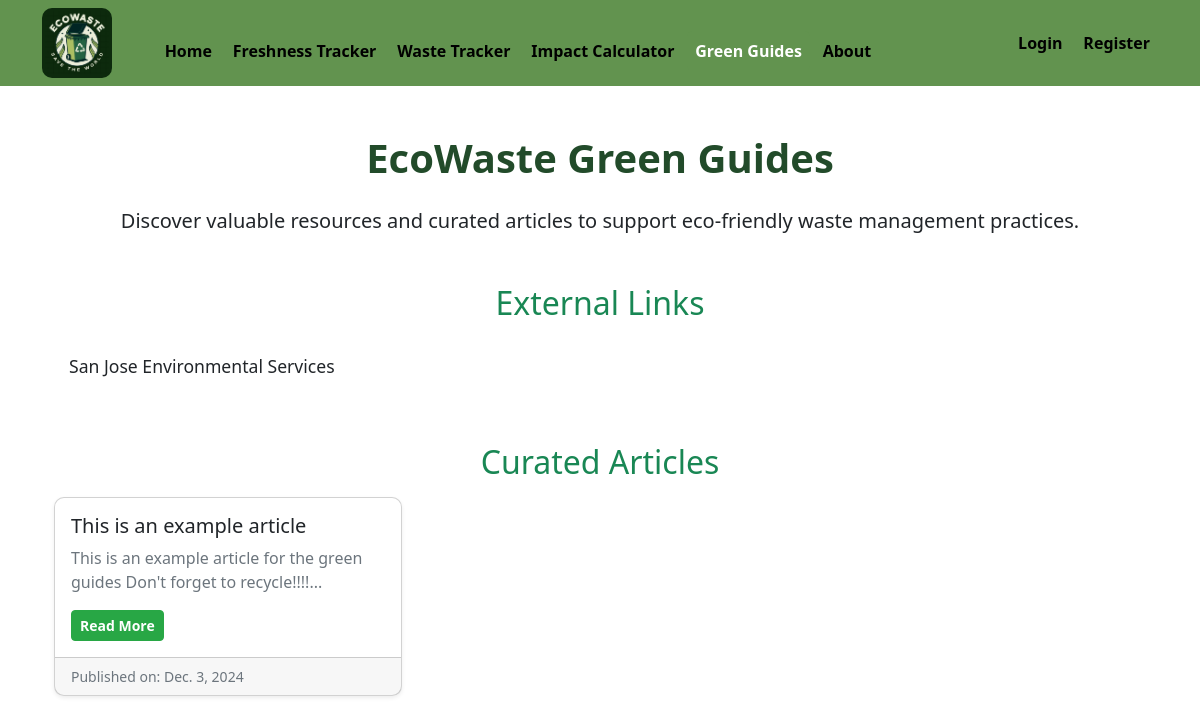
/green-guides/, run on an earlier commit of the app's database.
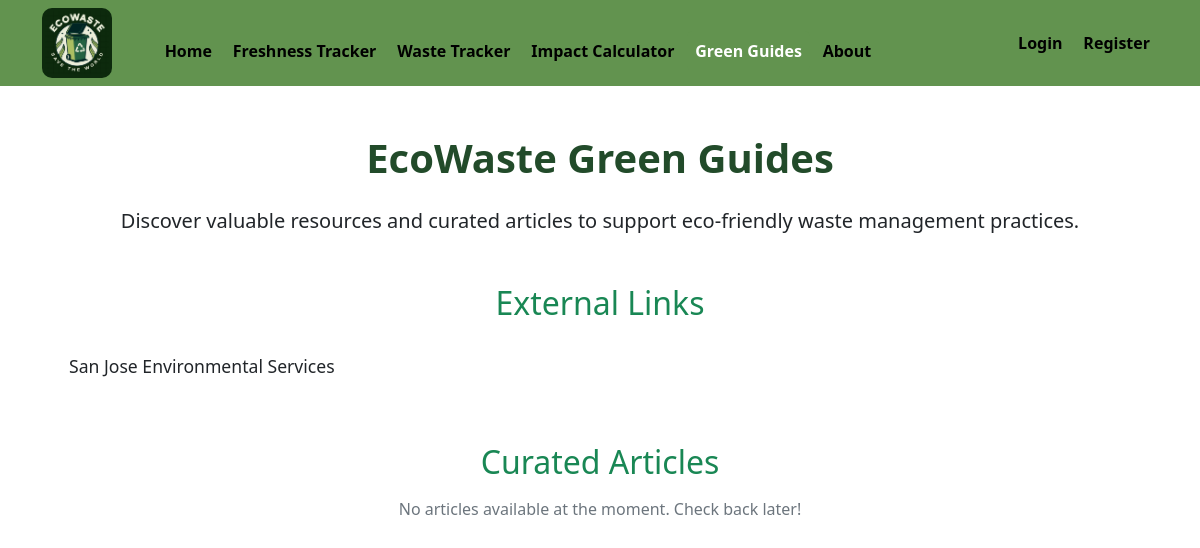
And on a later commit of the database.
### ecowaste/models.py (models this page shows, shortened)
class Article(models.Model):
    title = models.CharField(max_length=200)
    content = models.TextField()
    date_published = models.DateField(auto_now_add=True)

### ecowaste/views.py (the view)
# urls.py: path('green-guides/', views.green_guides, name="ecowaste-green-guides"),
def green_guides(request):
    articles = Article.objects.all().order_by('-date_published')  # Fetch and order by date
    return render(request, "ecowaste/green-guides.html", {'articles': articles})

### ecowaste/templates/ecowaste/green-guides.html
{% extends 'ecowaste/base.html' %}
{% load static %}
{% block content %}
<div class="container my-5">
    <h1 class="page-title text-center mb-4">EcoWaste Green Guides</h1>
    <p class="lead text-center">Discover valuable resources and curated articles to support eco-friendly waste management practices.</p>
    <div class="mt-5">
        <h2 class="section-title text-success mb-3">External Links</h2>
        <div class="list-group">
            <a href="https://www.sanjoseca.gov/your-government/departments-offices/environmental-services" target="_blank" class="list-group-item list-group-item-action">
                San Jose Environmental Services
            </a>
        </div>
    </div>
    <div class="mt-5">
        <h2 class="section-title text-success mb-3">Curated Articles</h2>
        {% if articles %}
            <div class="row">
                {% for article in articles %}
                <div class="col-md-6 col-lg-4">
                    <div class="card mb-4 shadow-sm">
                        <div class="card-body">
                            <h5 class="card-title">
                                <a href="{% url 'article-detail' article.id %}" class="text-decoration-none text-dark">
                                    {{ article.title }}
                                </a>
                            </h5>
                            <p class="card-text text-muted">{{ article.content|slice:":150" }}...</p>
                            <a href="{% url 'article-detail' article.id %}" class="btn btn-success btn-sm">Read More</a>
                        </div>
                        <div class="card-footer text-muted small">
                            Published on: {{ article.date_published }}
                        </div>
                    </div>
                </div>
                {% endfor %}
            </div>
        {% else %}
            <p class="text-center text-muted">No articles available at the moment. Check back later!</p>
        {% endif %}
    </div>
</div>
{% endblock content %}

What changed in the data, as far as the page shows it:
removed Article: title "This is an example article", content "This is an example article for the green guides Don't forget to recycle!!!!", date_published "Dec. 3, 2024"
Also different on the page:
text now shown: "No articles available at the moment. Check back later!"
